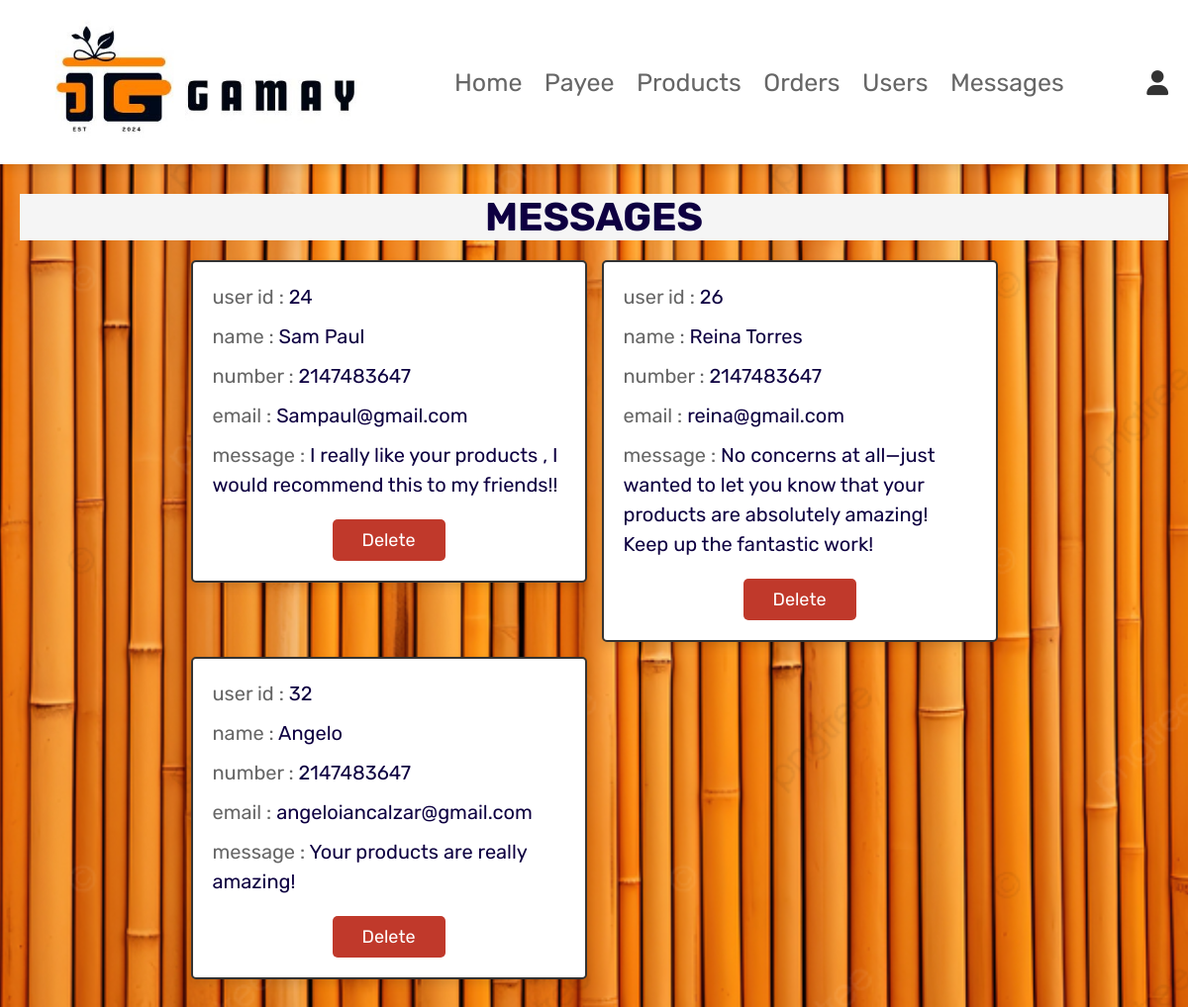
The app's page /admin_contacts.php (signed in) with its own data.
### tables this page shows
CREATE TABLE `message` (
  `id` int(100) NOT NULL,
  `user_id` int(100) NOT NULL,
  `name` varchar(100) NOT NULL,
  `email` varchar(255) NOT NULL,
  `number` int(12) NOT NULL,
  `message` varchar(255) NOT NULL
);

### admin_contacts.php (the view, shortened to what this page needs)
<?php
@include 'config.php';
?>
<!DOCTYPE html>
<html lang="en">
<head>
   <link rel="stylesheet" href="https://cdnjs.cloudflare.com/ajax/libs/font-awesome/6.0.0/css/all.min.css">
   <link rel="stylesheet" href="css/admin_new.css">
</head>
<body>
<?php @include 'admin_header.php'; ?>
<section class="messages">
   <h1 class="title">messages</h1>
   <div class="box-container">
      <?php
       $select_message = mysqli_query($conn, "SELECT * FROM `message`") or die('query failed');
       if(mysqli_num_rows($select_message) > 0){
          while($fetch_message = mysqli_fetch_assoc($select_message)){
      ?>
      <div class="box">
         <p>user id : <span><?php echo $fetch_message['user_id']; ?></span> </p>
         <p>name : <span><?php echo $fetch_message['name']; ?></span> </p>
         <p>number : <span><?php echo $fetch_message['number']; ?></span> </p>
         <p>email : <span><?php echo $fetch_message['email']; ?></span> </p>
         <p>message : <span><?php echo $fetch_message['message']; ?></span> </p>
         <a href="admin_contacts.php?delete=<?php echo $fetch_message['id']; ?>" onclick="return confirm('delete this message?');" class="delete-btn">delete</a>
      </div>
      <?php
         }
      }else{
         echo '<p class="empty">you have no messages!</p>';
      }
      ?>
   </div>
</section>
</body>
</html>

### css/admin_new.css (style rules this page uses)
:root { --blue:#0e0041; --red:#c0392b; --orange:#f39c12; --black:#333; --white:#fff; --light-color:#666; --light-white:#ccc; --light-bg:#f5f5f5; --border:.2rem solid var(--black); --box-shadow:0 .5rem 1rem rgba(0,0,0,.1); }
* { font-family: 'Rubik', sans-serif; margin:0; padding:0; box-sizing: border-box; outline: none; border:none; text-decoration: none; transition:all .2s linear; }
html { font-size: 62.5%; overflow-x: hidden; scroll-behavior: smooth; scroll-padding-top: 6.5rem; }
body { background: var(--light-bg); background:url(../images/adminbg2.png) no-repeat; background-size: cover; background-position: center; background-blend-mode: lighten; }
section { padding:3rem 2rem; }
.title { text-align: center; background-color: var(--light-bg); margin-bottom: 2rem; color:var(--blue); text-transform: uppercase; font-size: 4rem; }
.btn, .delete-btn, .option-btn { display: inline-block; border-radius: .5rem; margin-top: 1rem; font-size: 1.8rem; color:var(--white); cursor: pointer; padding:1rem 3rem; text-transform: capitalize; }
.delete-btn { background-color: var(--red); }
.messages .box-container { display: grid; grid-template-columns: repeat(auto-fit, 400px); gap:1.5rem; align-items: flex-start; max-width: 2000px; margin: 0 auto; justify-content: center; }
.messages .box-container .box { padding:2rem; border:var(--border); background-color: var(--white); box-shadow: var(--box-shadow); border-radius: .5rem; text-align: center; }
.messages .box-container .box p { font-size: 2rem; color:var(--light-color); margin-bottom: 1rem; line-height: 1.5; text-align: left; }
.messages .box-container .box p span { color:var(--blue); }

### records on screen
message: user "24", name "Sam Paul", number "2147483647", email "Sampaul@gmail.com", message "I really like your products , I would recommend this to my friends!!"
message: user "26", name "Reina Torres", number "2147483647", email "reina@gmail.com", message "No concerns at all—just wanted to let you know that your products are absolutely amazing! Keep up the fantastic work!"
message: user "32", name "Angelo", number "2147483647", email "angeloiancalzar@gmail.com", message "Your products are really amazing!"
